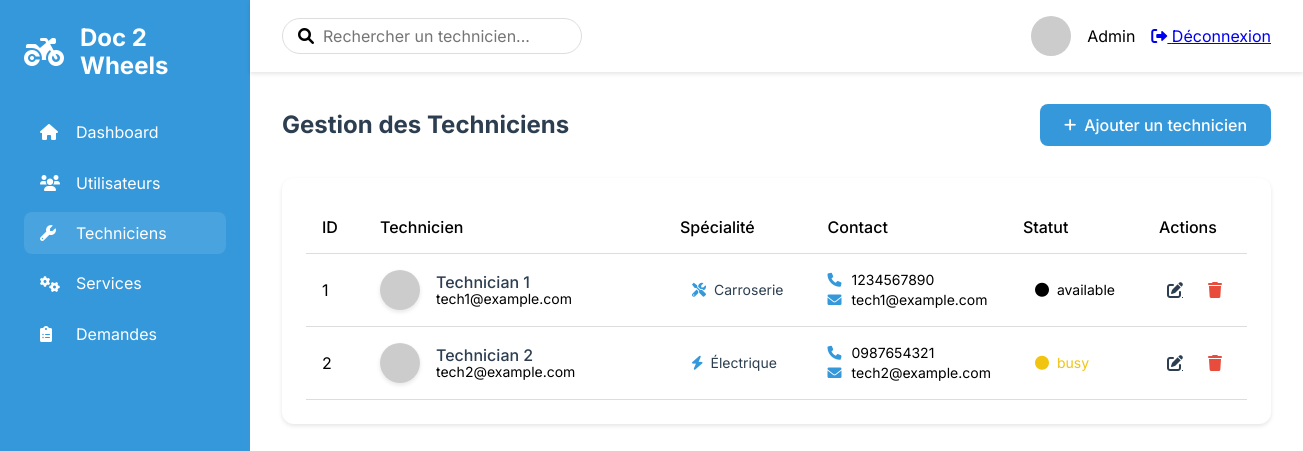
Page /admin/technicians (signed in) on the committed database.
### tables this page shows
CREATE TABLE technicians (
    id INT AUTO_INCREMENT PRIMARY KEY,
    name VARCHAR(255) NOT NULL,
    email VARCHAR(255) NOT NULL UNIQUE,
    speciality VARCHAR(255) NOT NULL,
    phone VARCHAR(20),
    available TINYINT DEFAULT 1,
    status ENUM('available', 'busy', 'offline') NOT NULL,
    experience INT NOT NULL,
    location_id INT,
    FOREIGN KEY (location_id) REFERENCES locations(id)
);

### src/Lib/Controllers/AbstractController.php (called while the page is built, shortened)
<?php
abstract class AbstractController
{
  protected function render(string $template, array $data = [], string $dir = ''): Response
  {
    $response = new Response();
    extract($data);
    $path = __DIR__ . "/../../Views";
    $path .= "/{$template}.view.php";
    require_once $path;
    $response->setContent(ob_get_clean());
    $response->addHeader('Content-Type', 'text/html');
    return $response;
  }
}

### src/Controllers/AdminControllers/AdminController.php (called while the page is built, shortened)
<?php
class AdminController extends AbstractController
{
  private $technicianModel;
  public function __construct()
  {
    $this->technicianModel = new Technician();
  }
    public function manageTechnicians(Request $request): Response
    {
        $technicians = $this->technicianModel->getAll();
        return $this->render('admin/technicians/index', ['technicians' => $technicians]);
    }
}

### src/Lib/Http/Router.php (called while the page is built, shortened)
<?php
class Router
{
    public function route(Request $request): ?Response {
        $routesByUri = self::getRoutesFromUriRequest($request);
        $routeByMethod = self::getRoutesFromMethodRequest($request, $routesByUri);
        list($controllerName, $method) = explode('@', $routeByMethod->controller);
        $controller = new $controller();
        $params = self::extractParams($request->getUri(), $routeByMethod->path);
        return $controller->$method($request, ...$params);
    }
    private static function getRoutesFromUriRequest(Request $request): array{
        $matchingRoutes = [];
        $routes = self::getConfig();
        foreach ($routes as $route) {
            if (self::urlMatches($request, $route) && self::checkMethod($request, $route)) {
                $matchingRoutes[] = $route;
            }
        }
        return $matchingRoutes;
    }
    private static function getRoutesFromMethodRequest(Request $request, array $routes): ?object {
        foreach($routes as $route) {
            if(self::checkMethod($request, $route)) {
                return $route;
            }
        }
        return null;
    }
    private static function urlMatches(Request $request, object $route): bool {
        $requestUriParts = self::getUrlParts($request->getPath());
        $routePathParts = self::getUrlParts($route->path);
        if(self::checkUrlPartsNumberMatches($requestUriParts, $routePathParts) === false) {
            return false;
        }
        foreach($routePathParts as $key => $part) {
            if(self::isUrlPartSlug($part) === false) {
                if($part !== $requestUriParts[$key]) {
                    return false;
                }
            }else{
                $request->addSlug(substr($part, 1), $requestUriParts[$key]);
            }
        }
        return true;
    }
    private static function getUrlParts(string $url): array {
        return explode('/', trim($url, '/'));
    }
    private static function checkUrlPartsNumberMatches(array $requestUriParts, array $routePathParts): bool {
        return count($requestUriParts) === count($routePathParts);
    }
    private static function isUrlPartSlug(string $part): bool {
        return strpos($part, ':') === 0;
    }
    private static function getConfig(): array {
        $config = json_decode(file_get_contents(__DIR__ . '/../../../config/routes.json'));
        return $config;
    }
    private static function checkMethod(Request $request, object $route): bool {
        return in_array($request->getMethod(), $route->methods);
    }
    private static function extractParams(string $url, string $path): array {
        $params = [];
        return $params;
    }
}

### src/Lib/Database/Dsn.php (called while the page is built, shortened)
<?php
class Dsn {
    private string $host;
    private string $dbname;
    private string $user;
    private string $password;
    private string $port;
    public function __construct() {
        $config = $this->getConfig();
        $this->host = $config['host'];
        $this->dbname = $config['database'];
        $this->user = $config['user'];
        $this->password = $config['password'];
        $this->port = $config['port'];
    }
    private function getConfig(): array {
        $file = file_get_contents(__DIR__ . '/../../../config/database.json');
        return json_decode($file, true);
    }
    public function getDsn(): string {
        return "mysql:host={$this->host};dbname={$this->dbname};port={$this->port}";
    }
    public function getPassword(): string {
        return $this->password;
    }
    public function getUser(): string {
        return $this->user;
    }
}

### src/Lib/Database/DatabaseConnexion.php (called while the page is built, shortened)
<?php
class DatabaseConnexion
{
    private \PDO $pdo_connexion;
    private \PDOStatement $stmt;
    public function setConnexion(): self
    {
        $dsn = new Dsn();
        $this->pdo_connexion = new \PDO(
            $dsn->getDsn(),
            $dsn->getUser(),
            $dsn->getPassword()
        );
        return $this;
    }
    public function query($sql)
    {
        $this->stmt = $this->pdo_connexion->prepare($sql);
    }
    public function execute(): bool
    {
        return $this->stmt->execute();
    }
    public function resultSet()
    {
        $this->execute();
        return $this->stmt->fetchAll(\PDO::FETCH_OBJ);
    }
}

### src/Entities/Technician.php (called while the page is built, shortened)
<?php
class Technician
{
    private $dbConnexion;
    public function __construct()
    {
        $this->dbConnexion = new DatabaseConnexion();
    }
    public function getAll()
    {
        $this->dbConnexion->query("SELECT * FROM technicians");
        return $this->dbConnexion->resultSet();
    }
}

### src/Views/admin/technicians/index.view.php (the view, shortened to what this page needs)
<!DOCTYPE html>
<html lang="fr">
<head>
    <link rel="stylesheet" href="../../../../sass/dist/css/main.css">
    <link rel="stylesheet" href="https://cdnjs.cloudflare.com/ajax/libs/font-awesome/6.0.0/css/all.min.css">
</head>
<body class="admin-layout">
    <aside class="admin-sidebar">
        <div class="admin-sidebar__logo">
            <i class="fas fa-motorcycle"></i>
            <span>Doc 2 Wheels</span>
        </div>
        <nav class="admin-sidebar__nav">
            <ul>
                <li>
                    <a href="/admin">
                        <i class="fas fa-home"></i>
                        <span>Dashboard</span>
                    </a>
                </li>
                <li>
                    <a href="/admin/users">
                        <i class="fas fa-users"></i>
                        <span>Utilisateurs</span>
                    </a>
                </li>
                <li class="active">
                    <a href="/admin/technicians">
                        <i class="fas fa-wrench"></i>
                        <span>Techniciens</span>
                    </a>
                </li>
                <li>
                    <a href="/admin/services">
                        <i class="fas fa-cogs"></i>
                        <span>Services</span>
                    </a>
                </li>
                <li>
                    <a href="/admin/service_requests">
                        <i class="fas fa-clipboard-list"></i>
                        <span>Demandes</span>
                    </a>
                </li>
            </ul>
        </nav>
    </aside>
    <main class="admin-main">
        <header class="admin-header">
            <div class="admin-header__search">
                <i class="fas fa-search"></i>
                <input type="text" placeholder="Rechercher un technicien...">
            </div>
            <div class="admin-header__profile">
                <div class="profile">
                    <img src="https://ui-avatars.com/api/?name=Admin&background=0D8ABC&color=fff" alt="Profile">
                    <span>Admin</span>
                    <a href="/logout" class="logout-btn">
                        <i class="fas fa-sign-out-alt"></i> Déconnexion
                    </a>
                </div>
            </div>
        </header>
        <div class="admin-content">
            <div class="content-header">
                <h1>Gestion des Techniciens</h1>
                <a href="/admin/technicians/create" class="btn btn-primary">
                    <i class="fas fa-plus"></i> Ajouter un technicien
                </a>
            </div>
            <div class="card">
                <div class="table-responsive">
                    <table class="table">
                        <thead>
                            <tr>
                                <th>ID</th>
                                <th>Technicien</th>
                                <th>Spécialité</th>
                                <th>Contact</th>
                                <th>Statut</th>
                                <th>Actions</th>
                            </tr>
                        </thead>
                        <tbody>
                            <?php foreach ($technicians as $technician): ?>
                                <tr>
                                    <td><?= $technician->id ?></td>
                                    <td>
                                        <div class="technician-info">
                                            <img src="https://ui-avatars.com/api/?name=<?= urlencode($technician->name) ?>&background=random"
                                                 alt="<?= $technician->name ?>">
                                            <div>
                                                <span class="name"><?= $technician->name ?></span>
                                                <span class="email"><?= $technician->email ?></span>
                                            </div>
                                        </div>
                                    </td>
                                    <td>
                                        <span class="specialty-badge">
                                            <?php
                                            $icon = match($technician->speciality) {
                                                'Mécanique' => 'fa-wrench',
                                                'Électrique' => 'fa-bolt',
                                                'Carrosserie' => 'fa-car',
                                                default => 'fa-tools'
                                            };
                                            ?>
                                            <i class="fas <?= $icon ?>"></i>
                                            <?= $technician->speciality ?>
                                        </span>
                                    </td>
                                    <td>
                                        <div class="contact-info">
                                            <div><i class="fas fa-phone"></i> <?= $technician->phone ?></div>
                                            <div><i class="fas fa-envelope"></i> <?= $technician->email ?></div>
                                        </div>
                                    </td>
                                    <td>
                                        <span class="status-badge <?= strtolower($technician->status ?? 'available') ?>">
                                            <i class="fas fa-circle"></i>
                                            <?= $technician->status ?? 'Disponible' ?>
                                        </span>
                                    </td>
                                    <td>
                                        <div class="actions">
                                            <a href="/admin/technicians/edit/<?= $technician->id ?>"
                                               class="btn-icon" title="Modifier">
                                                <i class="fas fa-edit"></i>
                                            </a>
                                            <form method="post"
                                                  action="/admin/technicians/delete/<?= $technician->id ?>"
                                                  class="delete-form"
                                                  onsubmit="return confirm('Êtes-vous sûr de vouloir supprimer ce technicien ?');">
                                                <button type="submit" class="btn-icon delete" title="Supprimer">
                                                    <i class="fas fa-trash"></i>
                                                </button>
                                            </form>
                                        </div>
                                    </td>
                                </tr>
                            <?php endforeach; ?>
                        </tbody>
                    </table>
                </div>
            </div>
        </div>
    </main>
</body>
</html>

### rows in the picture
technicians: id "1", name "Technician 1", email "tech1@example.com", speciality "Carroserie", phone "1234567890", status "available"
technicians: id "2", name "Technician 2", email "tech2@example.com", speciality "Électrique", phone "0987654321", status "busy"
